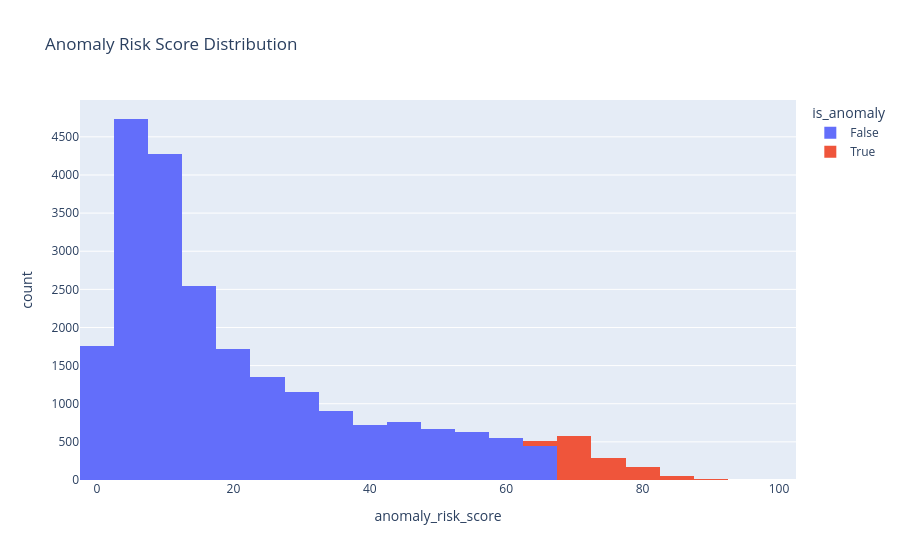

The cell this chart's notebook holds for it:
### Code cell
fig = px.histogram(
    df,
    x="anomaly_risk_score",
    color="is_anomaly",
    nbins=50,
    title="Anomaly Risk Score Distribution"
)

fig.show()

### Figure 1 — Plotly figure (JSON) as saved in the notebook; plotly's stock layout.template omitted (floating-point values rounded to 4 significant figures; data arrays with more than 128 entries replaced by an {"elided": "..."} marker saying what was removed)
{"data": [{"bingroup": "x", "hovertemplate": "is_anomaly=False<br>anomaly_risk_score=%{x}<br>count=%{y}<extra></extra>", "legendgroup": "False", "marker": {"color": "#636efa", "pattern": {"shape": ""}}, "name": "False", "nbinsx": 50, "orientation": "v", "showlegend": true, "type": "histogram", "x": {"elided": "22207 float values"}, "xaxis": "x", "yaxis": "y"}, {"bingroup": "x", "hovertemplate": "is_anomaly=True<br>anomaly_risk_score=%{x}<br>count=%{y}<extra></extra>", "legendgroup": "True", "marker": {"color": "#EF553B", "pattern": {"shape": ""}}, "name": "True", "nbinsx": 50, "orientation": "v", "showlegend": true, "type": "histogram", "x": {"elided": "1169 float values"}, "xaxis": "x", "yaxis": "y"}], "layout": {"barmode": "relative", "legend": {"title": {"text": "is_anomaly"}, "tracegroupgap": 0}, "title": {"text": "Anomaly Risk Score Distribution"}, "xaxis": {"anchor": "y", "domain": [0, 1], "title": {"text": "anomaly_risk_score"}}, "yaxis": {"anchor": "x", "domain": [0, 1], "title": {"text": "count"}}}}
